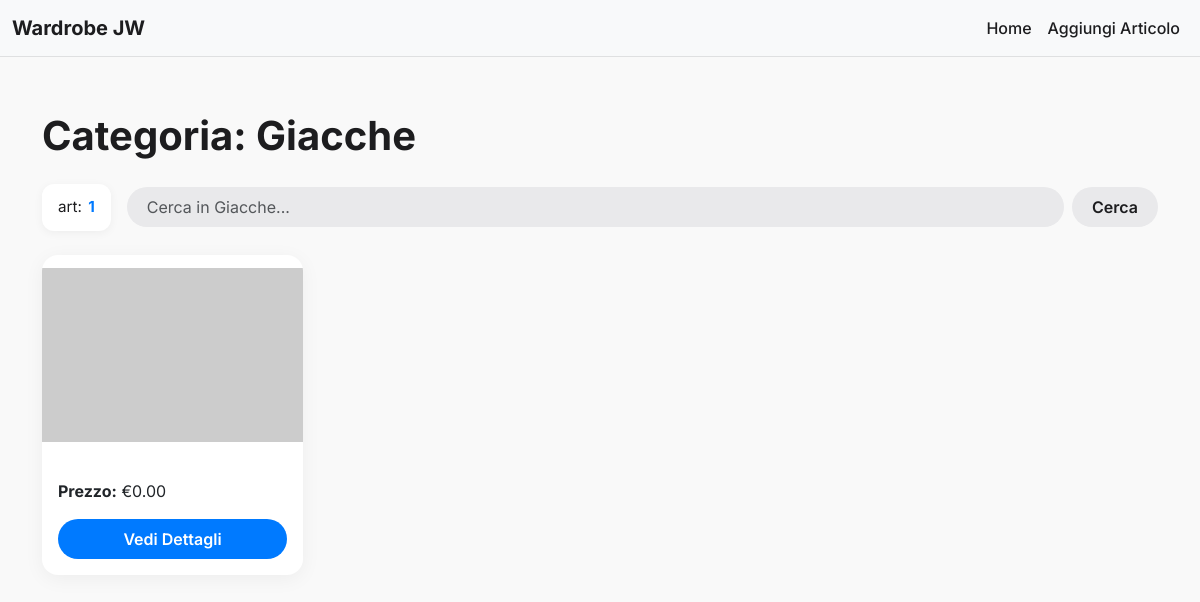
The page /category/3 on the database its author committed.
### app.py (models this page shows, shortened)
class Category(db.Model):
    __tablename__ = 'categories'
    id = db.Column(db.Integer, primary_key=True)
    name = db.Column(db.String(100), nullable=False, unique=True)
    position = db.Column(db.Integer)
    products = db.relationship('Product', backref='category', lazy=True, cascade="all, delete-orphan")

class Product(db.Model):
    __tablename__ = 'products'
    id = db.Column(db.Integer, primary_key=True)
    name = db.Column(db.String(200))
    category_id = db.Column(db.Integer, db.ForeignKey('categories.id'), nullable=False)
    price = db.Column(db.Float, default=0.0)
    description = db.Column(db.Text)
    size = db.Column(db.String(50))
    color = db.Column(db.String(50))
    consumo = db.Column(db.String(100))
    tessuto = db.Column(db.String(100))
    accessori = db.Column(db.String(200))
    image_filenames = db.Column(db.String(1000)) # Now stores Cloudinary Public IDs

### app.py (the view)
@app.route('/category/<int:category_id>')
def category(category_id):
    current_category = Category.query.get_or_404(category_id)
    query = request.args.get('q')
    products_query = Product.query.filter_by(category_id=category_id)
    if query:
        products_query = products_query.filter(or_(Product.name.ilike(f'%{query}%'), Product.description.ilike(f'%{query}%')))
    products = products_query.order_by(Product.name).all()
    category_products_count = Product.query.filter_by(category_id=category_id).count()
    return render_template('category.html', products=products, category=current_category, query=query, category_products_count=category_products_count)

### app.py (called while the page is built)
@app.context_processor
def inject_cloudinary_helpers():
    def get_cloudinary_url(public_id, **options):
        if cloudinary.config().cloud_name:
            return cloudinary.utils.cloudinary_url(public_id, **options)[0]
        return "" # Return empty string or a placeholder if not configured
    return dict(cloudinary_url=get_cloudinary_url)

### templates/category.html (shortened to what this page needs)
{% extends "layout.html" %}
{% block content %}
    <div class="d-flex justify-content-between align-items-center mb-4">
        <h1 class="mb-0">Categoria: {{ category.name }}</h1>
    </div>
    <div class="mb-4 d-flex align-items-center">
        <div class="count-box me-3">
            art: <strong>{{ category_products_count }}</strong>
        </div>
        <form action="{{ url_for('category', category_id=category.id) }}" method="GET" class="d-flex flex-grow-1">
            <input class="form-control me-2" type="search" placeholder="Cerca in {{ category.name }}..." name="q" value="{{ query or '' }}">
            <button class="btn btn-secondary" type="submit">Cerca</button>
        </form>
    </div>
    <div class="row row-cols-1 row-cols-sm-2 row-cols-md-3 row-cols-lg-4 g-4">
        {% for product in products %}
            <div class="col">
                <div class="card h-100 product-card">
                    <a href="{{ url_for('product', product_id=product.id) }}">
                        {% if product.image_filenames %}
                            <div id="carousel-{{ product.id }}" class="carousel slide" data-bs-ride="carousel">
                                <div class="carousel-inner">
                                    {% for image in product.image_filenames.split(',') %}
                                    <div class="carousel-item {% if loop.first %}active{% endif %}">
                                        <img src="{{ cloudinary_url(image, width=400, height=300, crop='fill') }}" class="d-block w-100" alt="{{ product.name }}">
                                    </div>
                                    {% endfor %}
                                </div>
                                <button class="carousel-control-prev" type="button" data-bs-target="#carousel-{{ product.id }}" data-bs-slide="prev">
                                    <span class="carousel-control-prev-icon" aria-hidden="true"></span>
                                    <span class="visually-hidden">Previous</span>
                                </button>
                                <button class="carousel-control-next" type="button" data-bs-target="#carousel-{{ product.id }}" data-bs-slide="next">
                                    <span class="carousel-control-next-icon" aria-hidden="true"></span>
                                    <span class="visually-hidden">Next</span>
                                </button>
                            </div>
                        {% else %}
                            <img src="https://via.placeholder.com/300x200.png?text=No+Image" class="card-img-top" alt="{{ product.name }}">
                        {% endif %}
                    </a>
                    <div class="card-body d-flex flex-column">
                        <p class="card-text">
                            <strong>Prezzo:</strong> &euro;{{ "%.2f"|format(product.price) }}
                        </p>
                        <a href="{{ url_for('product', product_id=product.id) }}" class="btn btn-primary mt-auto">Vedi Dettagli</a>
                    </div>
                </div>
            </div>
        {% endfor %}
    </div>
{% endblock %}

### static/style.css (style rules this page uses)
body { font-family: 'Inter', -apple-system, BlinkMacSystemFont, sans-serif; background-color: #f9f9f9; color: #1d1d1f; padding-top: 80px; }
h1, h2, h3, h4, h5, h6 { color: #1d1d1f; font-weight: 700; }
.btn { border-radius: 9999px; font-weight: 600; transition: all 0.2s ease; border: none; padding: 0.5rem 1.25rem; }
.btn-primary { background-color: #007AFF; color: #ffffff; }
.btn-secondary { background-color: #E9E9EB; color: #1d1d1f; }
.card { border: none; box-shadow: 0 4px 20px rgba(0, 0, 0, 0.05); background-color: #ffffff; border-radius: 16px; transition: all 0.2s ease; }
.product-card img { border-top-left-radius: 16px; border-top-right-radius: 16px; object-fit: contain; height: 200px; }
.form-control, .form-select { background-color: #E9E9EB; color: #1d1d1f; border: none; border-radius: 9999px; padding: 0.5rem 1.25rem; transition: all 0.2s ease; }
.count-box { background-color: #ffffff; border-radius: 12px; box-shadow: 0 2px 10px rgba(0, 0, 0, 0.05); padding: 0.75rem 1rem; font-size: 0.95rem; color: #1d1d1f; display: inline-flex; align-items: center; }
.count-box strong { font-weight: 700; margin-left: 0.4rem; color: #007AFF; }

### rows shown on the page
Category: name "Giacche", q "Cerca in Giacche..."
Product: price "0.00"

### other values the page prints
{{ category_products_count }} "1"
